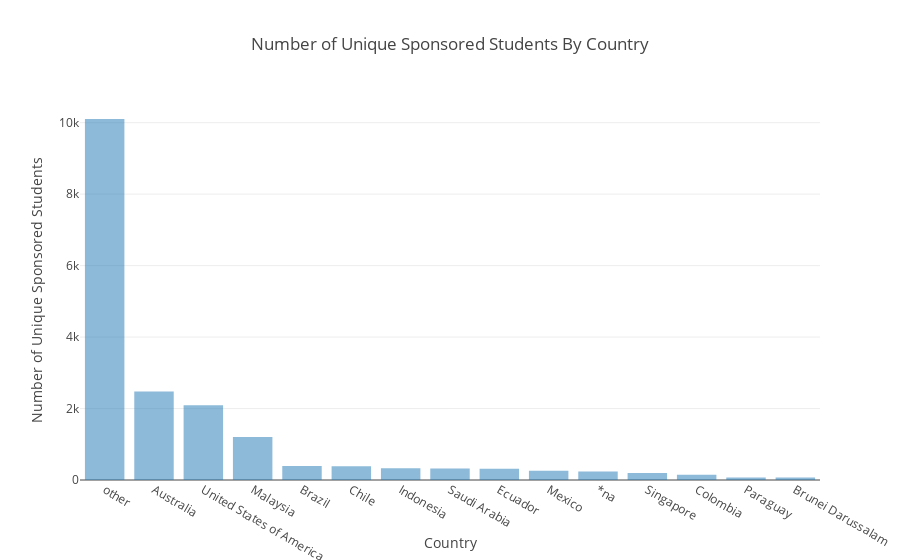
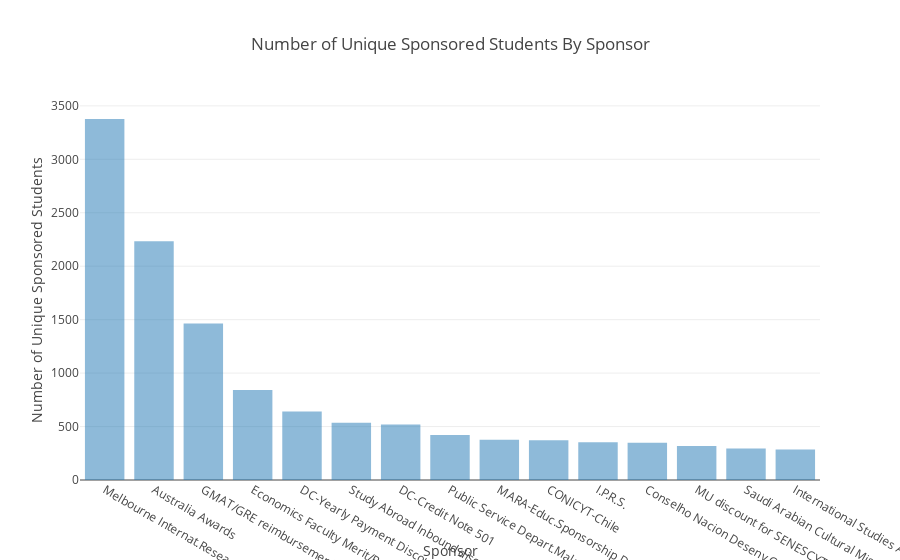

Source (notebook cell) for these figures, in order:
### Code cell
for factor_var in list(factors_config.keys()):
    df = response_df[response_var].groupby(level=factor_var).agg(sum).sort_values(ascending=False).head(15)
    y_config = response_config[response_var]['chart_properties']
    x_config = factors_config[factor_var]['chart_properties']
    plot_bar_chart(df, y_config, x_config)

### Figure 1 — Plotly figure (JSON) as saved in the notebook; plotly's stock layout.template omitted (floating-point values rounded to 4 significant figures)
{"data": [{"name": "Number of Unique Sponsored Students", "opacity": 0.5, "type": "bar", "uid": "ebb97da0-f0a8-4190-967c-e842d32befc9", "x": ["other", "Australia", "United States of America", "Malaysia", "Brazil", "Chile", "Indonesia", "Saudi Arabia", "Ecuador", "Mexico", "*na", "Singapore", "Colombia", "Paraguay", "Brunei Darussalam"], "y": [10102, 2474, 2090, 1201, 395, 388, 329, 320, 317, 256, 235, 198, 146, 71, 68]}], "layout": {"legend": {"font": {"color": "#000", "family": "sans-serif", "size": 12}, "orientation": "h", "traceorder": "normal", "x": 0.3, "y": 1.1}, "title": {"text": "Number of Unique Sponsored Students By Country"}, "xaxis": {"title": {"text": "Country"}}, "yaxis": {"title": {"text": "Number of Unique Sponsored Students"}}}}

### Figure 2 — Plotly figure (JSON) as saved in the notebook; plotly's stock layout.template omitted (floating-point values rounded to 4 significant figures)
{"data": [{"name": "Number of Unique Sponsored Students", "opacity": 0.5, "type": "bar", "uid": "07d1585f-1dbd-4a99-8e96-d80791bbe949", "x": ["Melbourne Internat.Research Sch", "Australia Awards", "GMAT/GRE reimbursement", "Economics Faculty Merit/Remission", "DC-Yearly Payment Discount", "Study Abroad Inbound discounted rate", "DC-Credit Note 501", "Public Service Depart.Malaysia", "MARA-Educ.Sponsorship Division", "CONICYT-Chile", "I.P.R.S.", "Conselho Nacion Desenv Cientif e Tecnolog/Latino", "MU discount for SENESCYT", "Saudi Arabian Cultural Mission", "International Studies Abroad"], "y": [3377, 2234, 1463, 843, 640, 535, 520, 420, 377, 373, 353, 348, 317, 294, 286]}], "layout": {"legend": {"font": {"color": "#000", "family": "sans-serif", "size": 12}, "orientation": "h", "traceorder": "normal", "x": 0.3, "y": 1.1}, "title": {"text": "Number of Unique Sponsored Students By Sponsor"}, "xaxis": {"title": {"text": "Sponsor"}}, "yaxis": {"title": {"text": "Number of Unique Sponsored Students"}}}}
